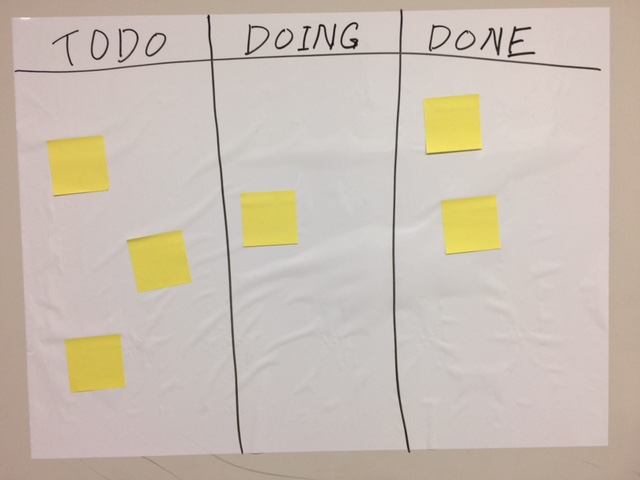
#> input picture images/image1.JPG, 640 x 480 px
$ python -i paint.py   (imports and definitions only)   (older library calls are emulated)
#> lines starting #> are read from the running program, lines starting #| are printed output that depends on the picture; after the words box and inside, x2 and y2 are one past the last pixel; in counts of white or black regions, pixels touching at a corner belong together
#> further down, picture is the input picture: shape (480, 640, 3); mean B, G, R 178.8, 190.4, 201.5
import cv2
import numpy as np
from db import *
import os

"""
image_dir = 'images/pby/'
image_file = 'WIN_20171026_18_25_13_Pro.jpg'
image_out_dir = 'output/'
"""

# [15 lines left out: function each_area_get, not called in this run]

def image_pre(image):
    #image = cv2.fastNlMeansDenoisingColored(image,None,10,10,7,21)

    hsv = cv2.cvtColor(image, cv2.COLOR_BGR2HSV_FULL)
#> hsv: shape (480, 640, 3); mean H, S, V 18.8, 28.8, 201.5
    h = hsv[:, :, 0]
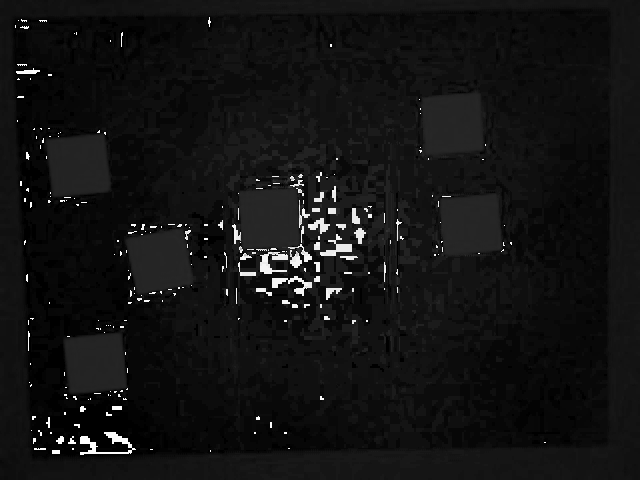
#> h: shape (480, 640); min 0, max 254, mean 18.8
    s = hsv[:, :, 1]
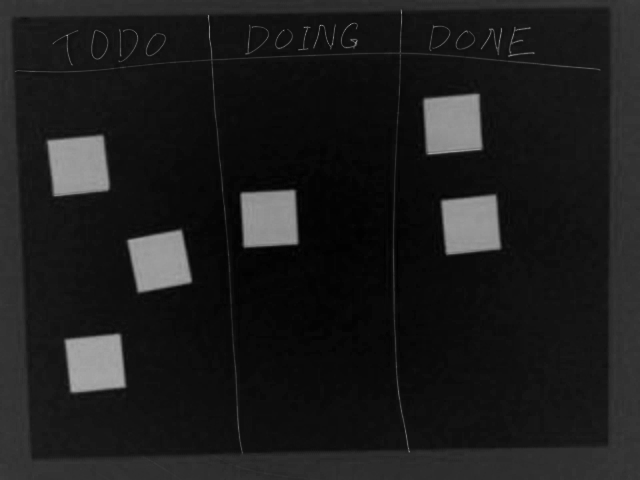
#> s: shape (480, 640); min 0, max 172, mean 28.8
    v = hsv[:, :, 2]
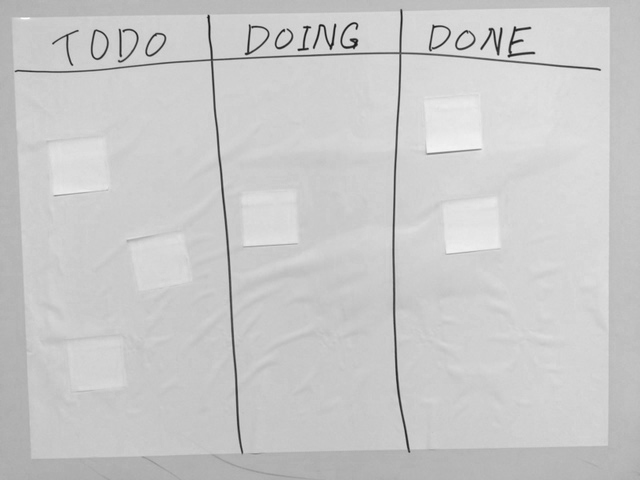
#> v: shape (480, 640); min 21, max 255, mean 201.5

    mask = np.zeros(h.shape, dtype=np.uint8)
    mask[(h > 0) & (s > 65) & (v > 60)] = 255

    img, contours, _ = cv2.findContours(mask, cv2.RETR_LIST, cv2.CHAIN_APPROX_SIMPLE)

    area = image.shape[0] * image.shape[1] / 1000
#> area = 307.2
    contours_large = list(filter(lambda c:cv2.contourArea(c) > area, contours))

    return contours_large

# [69 lines left out: functions find_center, get_area, find_tag, show_img, decode_img, encode_img, not called in this run]

def length(todo_num, doing_num, done_num):
    return len(todo_num), len(doing_num), len(done_num)

# [6 lines left out: function tolerance_area, not called in this run]

>>> import cv2
>>> picture = cv2.imread('images/image1.JPG')
>>> result = image_pre(picture)
#> result = 6 contours; box (x1, y1, x2, y2) and area: (47, 135, 110, 197) 3150, (423, 94, 483, 155) 3096, (64, 334, 126, 393) 2996, (441, 194, 501, 255) 2976, (127, 230, 192, 293) 2959, (240, 190, 298, 248) 2922

$ run again, on images/image2.JPG
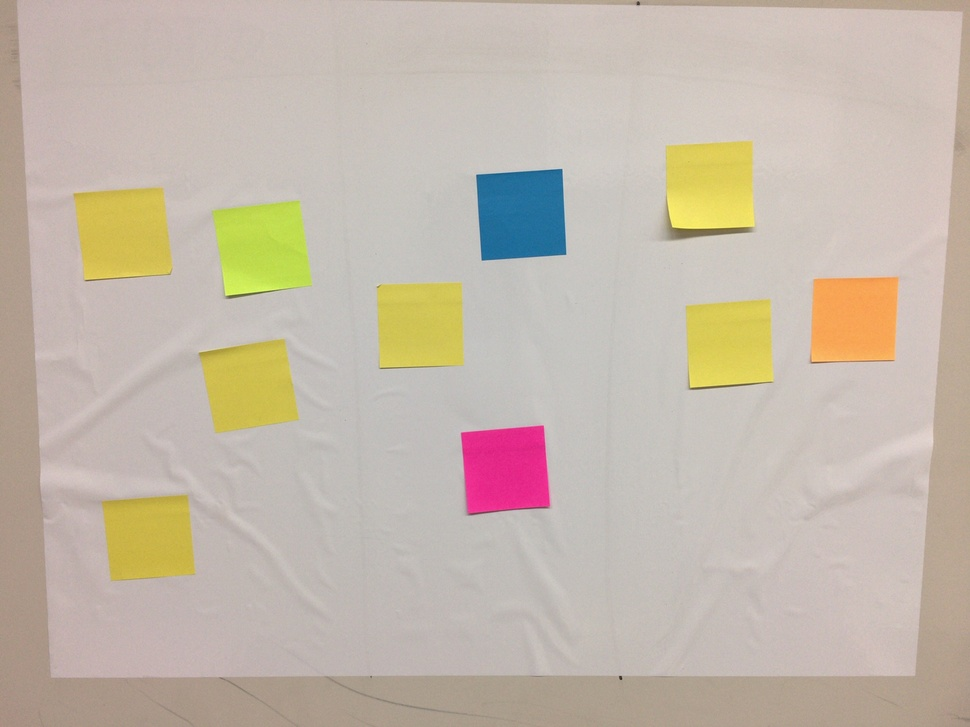
#> input picture images/image2.JPG, 970 x 727 px, shrunk from 1632 x 1224 before the run
#> picture is the input picture: shape (727, 970, 3); mean B, G, R 170.4, 184.5, 196
#> hsv: shape (727, 970, 3); mean H, S, V 24, 37.2, 197.6
#> in image_pre, `s = hsv[:, :, 1]`:
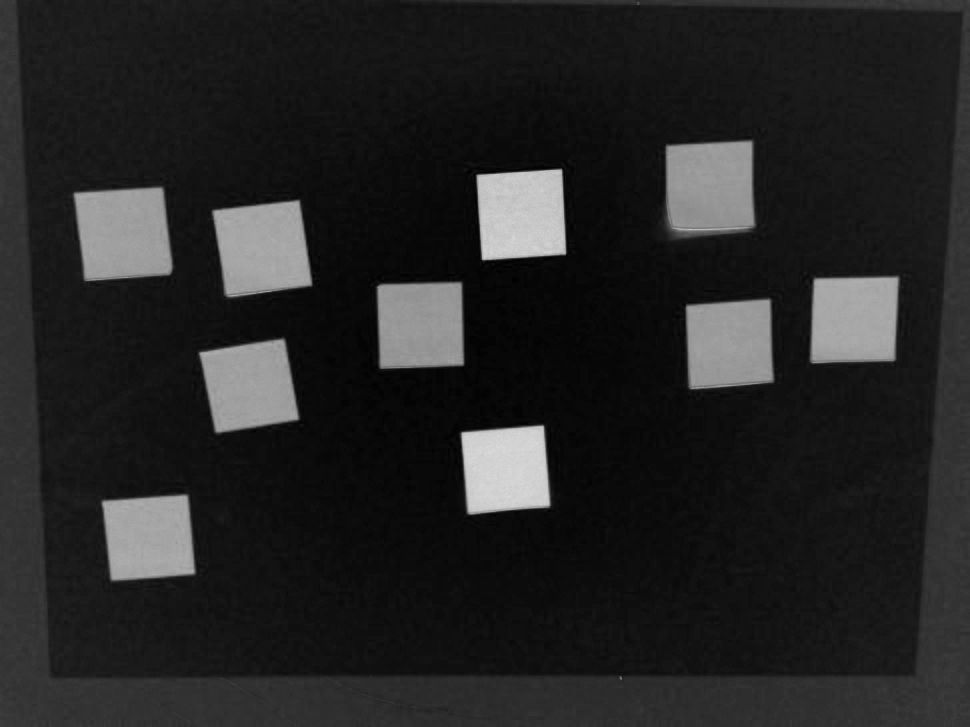
#> s: shape (727, 970); min 0, max 220, mean 37.2
#> in image_pre, `v = hsv[:, :, 2]`:
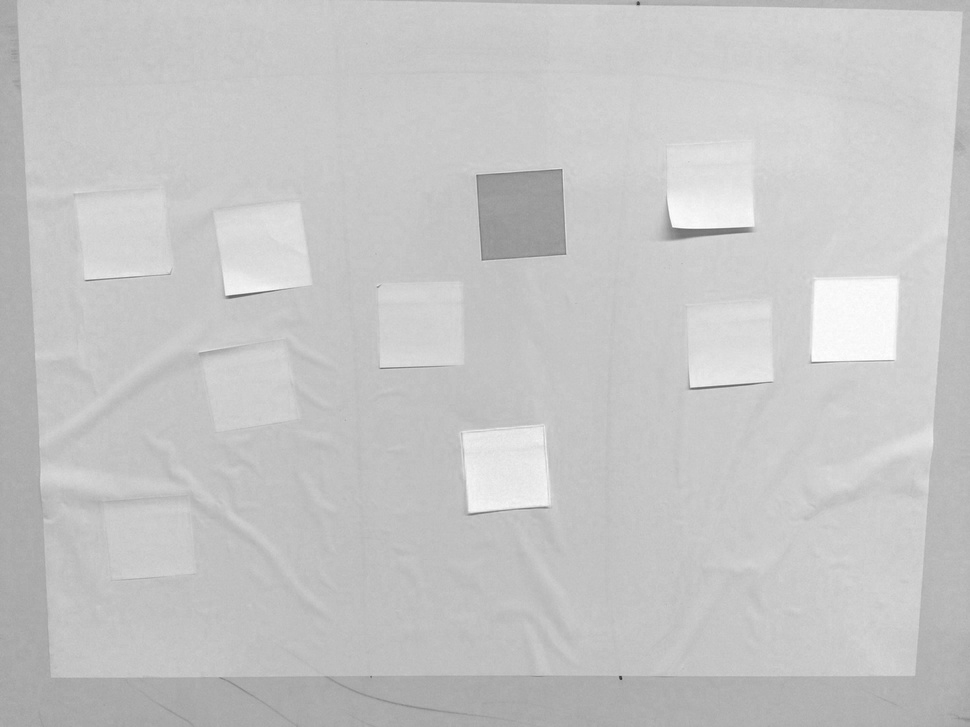
#> v: shape (727, 970); min 51, max 255, mean 197.6
#> result = 10 contours; largest, box (x1, y1, x2, y2) and area: (73, 187, 173, 281) 7842, (666, 140, 756, 238) 7798, (212, 200, 312, 298) 7612, (476, 169, 566, 261) 7248, (810, 276, 899, 364) 7142

$ run again, on images/image3.JPG
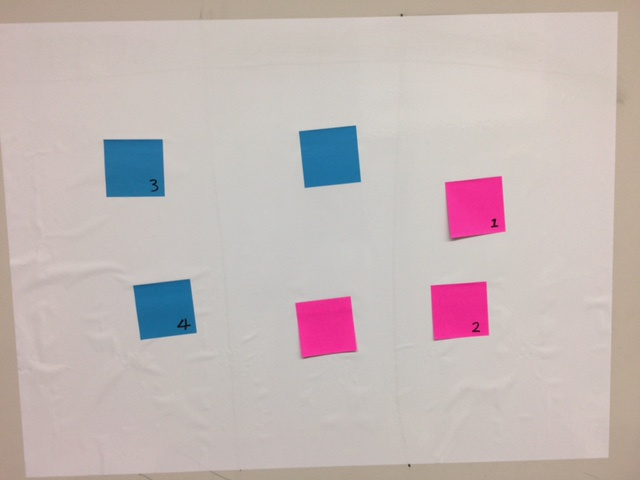
#> input picture images/image3.JPG, 640 x 480 px
#> picture is the input picture: shape (480, 640, 3); mean B, G, R 182.9, 184.2, 196.3
#> hsv: shape (480, 640, 3); mean H, S, V 30.8, 31, 200
#> in image_pre, `s = hsv[:, :, 1]`:
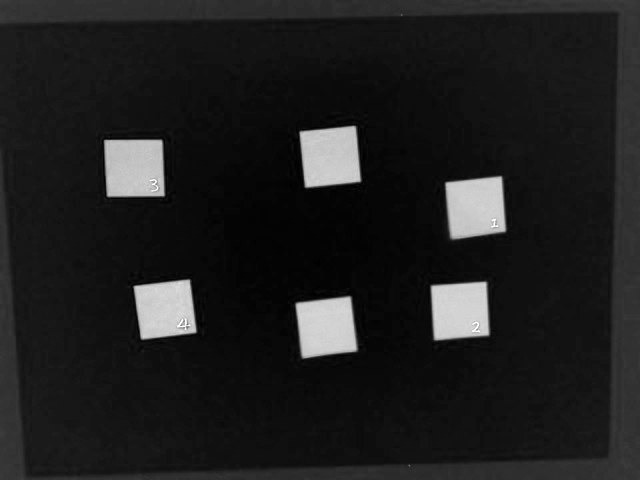
#> s: shape (480, 640); min 0, max 255, mean 31
#> in image_pre, `v = hsv[:, :, 2]`:
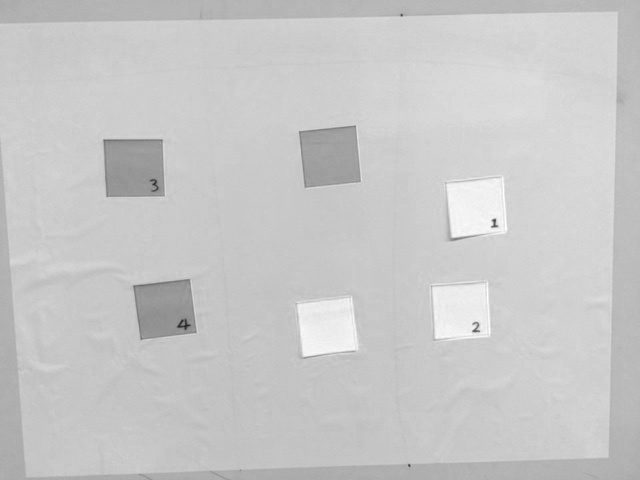
#> v: shape (480, 640); min 34, max 255, mean 200
#> result = 6 contours; box (x1, y1, x2, y2) and area: (104, 139, 165, 197) 3272, (445, 176, 507, 240) 3234, (299, 126, 361, 188) 3176, (295, 296, 358, 359) 3106, (430, 281, 490, 341) 3062, (133, 279, 197, 340) 3034
